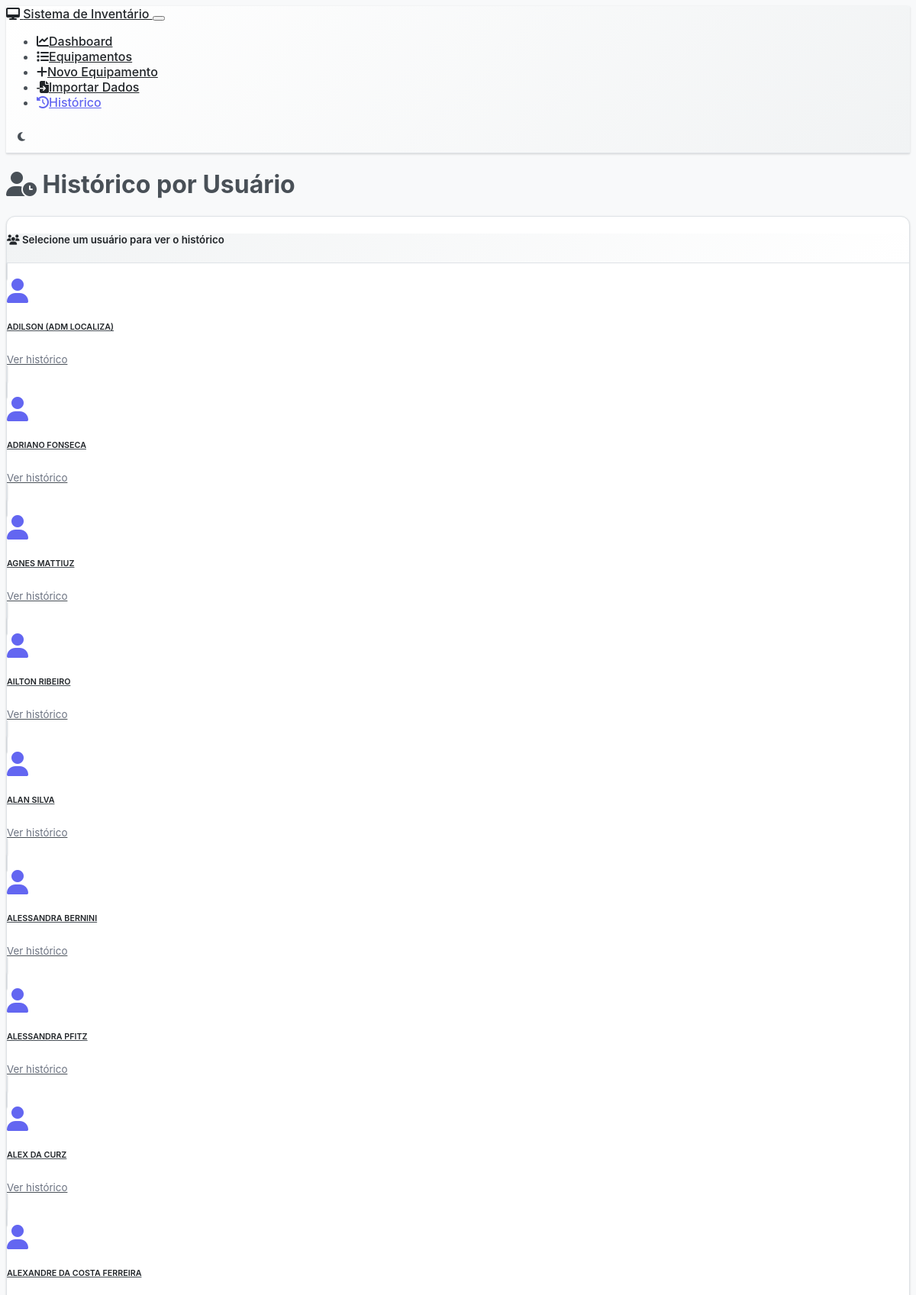
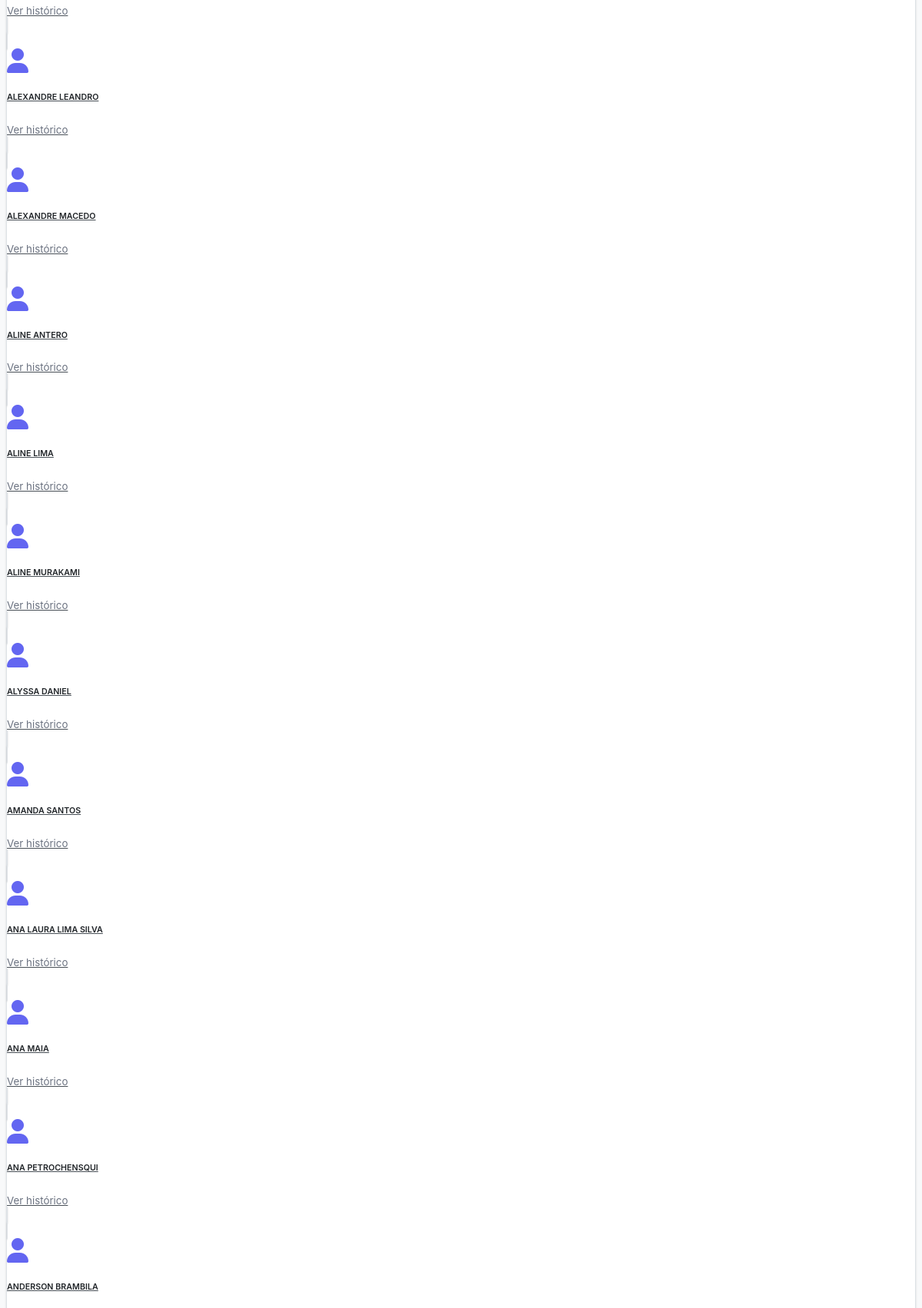
The app's page /history (upper part) with its own data (2 pictures, top to bottom).
### models.py (models this page shows, shortened)
class Equipment(db.Model):
    __tablename__ = 'equipment'
    id = db.Column(db.Integer, primary_key=True)
    responsavel = db.Column(db.String(100), nullable=False)
    uf = db.Column(db.String(2), nullable=False)
    centro_custo_id = db.Column(db.Integer, db.ForeignKey('centro_custo.id'), nullable=False)
    cnpj = db.Column(db.Text, nullable=False)  # Mudando para Text para permitir múltiplos CNPJs
    fornecedor = db.Column(db.String(100), nullable=True)  # Novo campo fornecedor
    modelo = db.Column(db.String(100), nullable=False)
    status = db.Column(db.String(50), nullable=False, default='Em uso')
    patrimonio = db.Column(db.String(50), unique=True, nullable=False)
    valor = db.Column(db.Float, nullable=False, default=0.0)
    marca = db.Column(db.String(50), nullable=True)
    processador = db.Column(db.String(100), nullable=True)
    memoria_ram = db.Column(db.String(20), nullable=True)
    hd_ssd = db.Column(db.String(50), nullable=True)
    sistema_operacional = db.Column(db.String(50), nullable=True)
    antivirus = db.Column(db.Boolean, default=False)
    termo_assinado = db.Column(db.Boolean, default=False)
    milvus_funcionando = db.Column(db.Boolean, default=False)
    data_aquisicao = db.Column(db.Date, nullable=True)
    data_baixa = db.Column(db.Date, nullable=True)
    created_at = db.Column(db.DateTime, default=datetime.utcnow)
    updated_at = db.Column(db.DateTime, default=datetime.utcnow, onupdate=datetime.utcnow)
    endereco = db.Column(db.String(200), nullable=True)
    telefone = db.Column(db.String(20), nullable=True)
    email = db.Column(db.String(100), nullable=True)
    link_termos = db.Column(db.String(500), nullable=True)  # Link dos termos assinados
    historico_modificacoes = db.Column(db.Text, nullable=True)  # Histórico de modificações
    senha = db.Column(db.String(255), nullable=True)  # Campo senha
    cc = db.Column(db.String(300), nullable=True)  # Centro de custo texto (legacy field)
    def get_history(self):
        import json
        if not self.historico_modificacoes:
            return []
        try:
            historico = json.loads(self.historico_modificacoes)
            if isinstance(historico, list):
                return historico
            else:
                return [str(historico)]
        except:
            return [str(self.historico_modificacoes)]  # Fallback for non-JSON data

### routes.py (the view)
@app.route('/history')
def history_log():
    all_equipment = Equipment.query.all()
    equipment_with_history = [eq for eq in all_equipment if eq.get_history()]
    profiles = list(set([eq.responsavel for eq in equipment_with_history]))
    profiles.sort()
    if len(profiles) == 1:
        return redirect(url_for('history_by_profile', profile_name=profiles[0]))
    return render_template('history_log.html',
                         profiles=profiles,
                         show_profile_selection=True)

### templates/history_log.html (shortened to what this page needs)
{% extends "base.html" %}
{% block content %}
<div class="row">
    <div class="col-12">
        <div class="d-flex justify-content-between align-items-center mb-4">
            <h1>
                <i class="fas fa-user-clock me-2"></i>
                {% if current_profile %}Histórico de {{ current_profile }}{% else %}Histórico por Usuário{% endif %}
            </h1>
        </div>
    </div>
</div>
{% if show_profile_selection %}
<div class="row">
    <div class="col-12">
        <div class="card">
            <div class="card-header">
                <h5 class="card-title mb-0">
                    <i class="fas fa-users me-2"></i>
                    Selecione um usuário para ver o histórico
                </h5>
            </div>
            <div class="card-body">
                {% if profiles %}
                    <div class="row">
                        {% for profile in profiles %}
                        <div class="col-md-4 col-lg-3 mb-3">
                            <a href="{{ url_for('history_by_profile', profile_name=profile) }}"
                               class="card text-decoration-none h-100">
                                <div class="card-body text-center">
                                    <i class="fas fa-user fa-2x text-primary mb-3"></i>
                                    <h6 class="card-title">{{ profile }}</h6>
                                    <small class="text-muted">
                                        {% set user_equipment = [] %}
                                        Ver histórico
                                    </small>
                                </div>
                            </a>
                        </div>
                        {% endfor %}
                    </div>
                {% else %}
                    <div class="text-center py-4">
                        <i class="fas fa-user-times fa-3x text-muted mb-3"></i>
                        <h5 class="text-muted">Nenhum usuário com histórico encontrado</h5>
                        <p class="text-muted">Ainda não há usuários com modificações registradas no sistema.</p>
                    </div>
                {% endif %}
            </div>
        </div>
    </div>
</div>
{% endif %}
{% endblock %}

### static/css/custom.css (style rules this page uses)
.card { border: none; box-shadow: 0 2px 4px rgba(0, 0, 0, 0.1); transition: all 0.3s ease; }
[data-bs-theme="dark"] .card { background-color: var(--bs-gray-900); border: 1px solid var(--bs-gray-700); }
:root { --bs-success: #0043a6; --bs-success-rgb: 92, 171, 255; }

### static/css/modern-theme.css (style rules this page uses)
:root { --modern-bg: #F8F9FA; --modern-surface: #FFFFFF; --modern-surface-light: #F1F3F4; --modern-surface-dark: #E9ECEF; --modern-border: #DEE2E6; --modern-text: #495057; --modern-text-bright: #212529; --modern-accent: #6366F1; --modern-accent-hover: #4F46E5; --modern-success: #10B981; --modern-warning: #F59E0B; --modern-danger: #EF4444; --modern-info: #3B82F6; --modern-secondary: #6B7280; --bs-body-bg: var(--modern-bg); --bs-body-color: var(--modern-text); --bs-card-bg: var(--modern-surface); --bs-card-border-color: var(--modern-border); --bs-border-color: var(--modern-border); --bs-primary: var(--modern-accent); --bs-primary-rgb: 99, 102, 241; --bs-success: var(--modern-success); --bs-success-rgb: 16, 185, 129; --bs-warning: var(--modern-warning); --bs-warning-rgb: 245, 158, 11; --bs-danger: var(--modern-danger); --bs-danger-rgb: 239, 68, 68; --bs-info: var(--modern-info); --bs-info-rgb: 59, 130, 246; --bs-secondary: var(--modern-secondary); --bs-secondary-rgb: 107, 114, 128; }
body { background-color: var(--modern-bg) !important; color: var(--modern-text) !important; font-family: 'Inter', 'Segoe UI', system-ui, sans-serif !important; }
.card { background-color: var(--modern-surface) !important; border: 1px solid var(--modern-border) !important; color: var(--modern-text) !important; border-radius: 12px !important; box-shadow: 0 1px 3px 0 rgba(0, 0, 0, 0.1), 0 1px 2px 0 rgba(0, 0, 0, 0.06) !important; transition: all 0.3s ease; }
.card-header { background: linear-gradient(135deg, var(--modern-surface-light) 0%, var(--modern-surface) 100%) !important; border-bottom: 1px solid var(--modern-border) !important; color: var(--modern-text-bright) !important; border-radius: 12px 12px 0 0 !important; }
.card-title { color: var(--modern-text-bright) !important; font-weight: 600; }
.text-muted { color: var(--modern-secondary) !important; }
.text-primary { color: var(--modern-accent) !important; }
* { transition: all 0.3s ease; }

### records on screen
Equipment: responsavel "ADILSON (ADM LOCALIZA)"
Equipment: responsavel "ADRIANO FONSECA"
Equipment: responsavel "AGNES MATTIUZ"
Equipment: responsavel "AILTON RIBEIRO"
Equipment: responsavel "ALAN SILVA"
Equipment: responsavel "ALESSANDRA BERNINI"
Equipment: responsavel "ALESSANDRA PFITZ"
Equipment: responsavel "ALEX DA CURZ"
Equipment: responsavel "ALEXANDRE DA COSTA FERREIRA"
Equipment: responsavel "ALEXANDRE LEANDRO"
Equipment: responsavel "ALEXANDRE MACEDO"
Equipment: responsavel "ALINE ANTERO"
Equipment: responsavel "ALINE LIMA"
Equipment: responsavel "ALINE MURAKAMI"
Equipment: responsavel "ALYSSA DANIEL"
Equipment: responsavel "AMANDA SANTOS"
Equipment: responsavel "ANA LAURA LIMA SILVA"
Equipment: responsavel "ANA MAIA"
Equipment: responsavel "ANA PETROCHENSQUI"
Equipment: responsavel "ANDERSON BRAMBILA"
